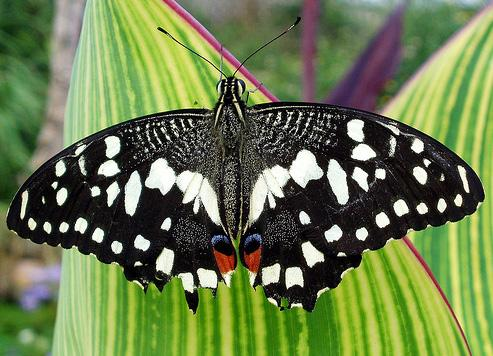
//> input picture LineFollowerV2/butterfly.jpg, 493 x 356 px, given in place of the camera
$ ./selectTreshold   (built with g++ and OpenCV 4)
//> lines starting //> are read from the running program, lines starting //| are printed output that depends on the picture; after the words box and inside, x2 and y2 are one past the last pixel; in counts of white or black regions, pixels touching at a corner belong together
#include <iostream>
#include <opencv2/opencv.hpp>
#include <cmath>
#include <string>

void info(void) {
	std::cout << "EML 4840 Robot Design" << std::endl
			  << "Florida International University" << std::endl
			  << "Department of Mechanical and Materials Engineering" << std::endl
			  << "Anthony Abrahao <aabra037@fiu.edu>" << std::endl
			  << "Miami, Spring 2019" << std::endl
			  << std::endl;
}

#define DEFAULT_CAMERA 0
#define KEY_ESC 27

// Windows
const std::string window = "Treshold";

// Trackbars values
int g_lh = 0, g_ls = 0, g_lv = 0; // Lower color values
int g_uh = 180, g_us = 255, g_uv = 255; // Upper color values

cv::Mat createMask( const cv::Mat &image,
                    const cv::Scalar &lower,
                    const cv::Scalar &upper,
                    bool clean = true ) {
	// Convert frame image from BGR to HSV color space
	cv::Mat hsv, kernel;
	cv::cvtColor(image, hsv, cv::COLOR_BGR2HSV);
	// Create a mask using calibrated color
    cv::Mat mask;
    cv::inRange(hsv, lower, upper, mask);
    if (clean) {
        // Clean isolated pixels
        cv::erode(mask, mask, kernel, cv::Point(-1,-1), 4);
        // Enhance surviving pixels
        cv::dilate(mask, mask, kernel, cv::Point(-1,-1), 4);
    }
    return mask;
}

void createWindow(void) {
	// Creating a window
    cv::namedWindow(window, cv::WINDOW_NORMAL);
    // Creating trackbars
	cv::createTrackbar("Lower H", window, &g_lh, 180);
//> slider 'Lower H' is set to 36
	cv::createTrackbar("Lower S", window, &g_ls, 255);
//> slider 'Lower S' is set to 51
	cv::createTrackbar("Lower V", window, &g_lv, 255);
//> slider 'Lower V' is set to 51
    cv::createTrackbar("Upper H", window, &g_uh, 180);
	cv::createTrackbar("Upper S", window, &g_us, 255);
	cv::createTrackbar("Upper V", window, &g_uv, 255);
}

void updateWindow(const cv::Mat &image) {
   // Convert frame image from BGR to HSV color space
	cv::Mat hsv;
	cv::cvtColor(image, hsv, cv::COLOR_BGR2HSV);
    // Set threshold from trackbars
	cv::Scalar lower(g_lh, g_ls, g_lv);
	cv::Scalar upper(g_uh, g_us, g_uv);
	// Create mask
	auto mask = createMask(image, lower, upper, false);
	cv::Mat result;
	cv::bitwise_and(image, image, result, mask);
	// Display image
	cv::imshow(window, result);
}

int main(int argc, char **argv) {
	info();
	// Create a capture object
	cv::VideoCapture cap;
    // Check arguments
    if (argc > 1)
        cap.open( argv[1] ); // Open filename
    else
        cap.open( DEFAULT_CAMERA ); // Open camera
	// Check if any error happened
	if( !cap.isOpened() ) {
		std::cout << "Ops, capture cannot be created!" << std::endl;
		return -1;
	}
	std::cout << "Press 'Esc' to quit..." << std::endl;
	createWindow();
	cv::Mat frame, image;
    while( true ) {
		// Capture frame
		bool okay = cap.read( frame );
//> frame is the input picture: 356 rows x 493 cols, CV_8UC3; mean B, G, R 77.2, 123.6, 107
		// Skip if any capture error happened (or video ended)
        if( okay )
            image = frame;
		updateWindow(image); // Implement our image processing
//> in updateWindow, `cv::cvtColor(image, hsv, cv::COLOR_BGR2HSV);`: hsv: 356 rows x 493 cols, CV_8UC3; mean H, S, V 56.2, 104.6, 127.3
//> in createMask, `cv::inRange(hsv, lower, upper, mask);`:
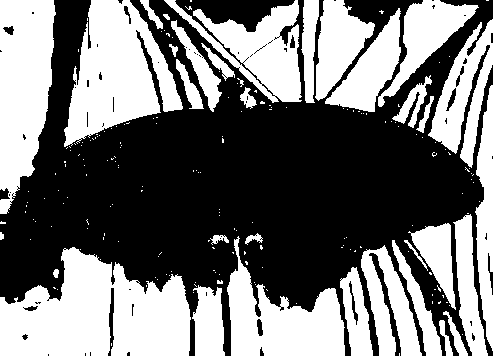
//> mask: 356 rows x 493 cols, CV_8UC1; 46.2% white; 204 white regions (169 under 20 px), largest, box (x1, y1, x2, y2) and area: (0, 247, 191, 356) 14256, (64, 0, 183, 147) 9924, (0, 0, 56, 214) 8688
//> in updateWindow, `cv::bitwise_and(image, image, result, mask);`:
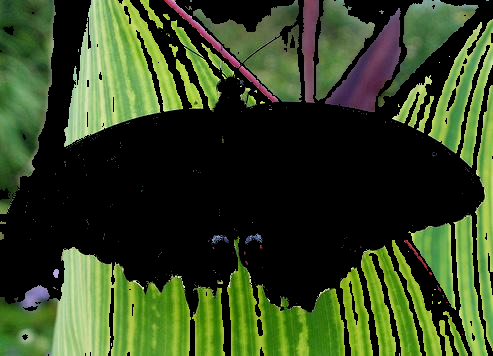
//> result: 356 rows x 493 cols, CV_8UC3; mean B, G, R 32.8, 68.7, 52.1
		// Break loop if the key 'ESC' was pressed
		if( cv::waitKey(30) == KEY_ESC )
//> the Esc key is pressed
			break;
	}
	return 0;
}

$ run again, on LineFollowerV2/fruits.jpg
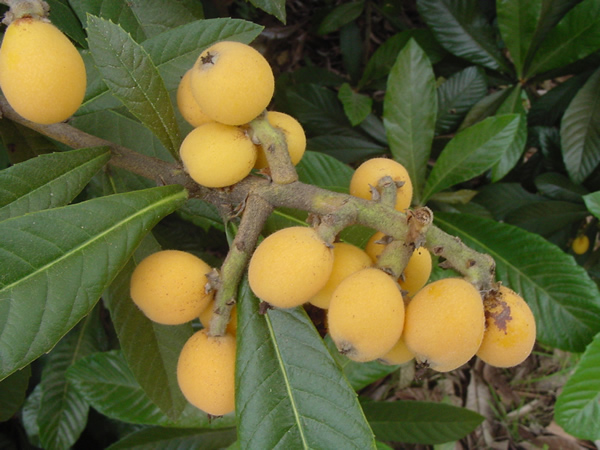
//> input picture LineFollowerV2/fruits.jpg, 600 x 450 px, given in place of the camera
//> frame is the input picture: 450 rows x 600 cols, CV_8UC3; mean B, G, R 53.9, 97.9, 97.3
//> hsv: 450 rows x 600 cols, CV_8UC3; mean H, S, V 36.3, 123.2, 108.2
//> in createMask, `cv::inRange(hsv, lower, upper, mask);`:
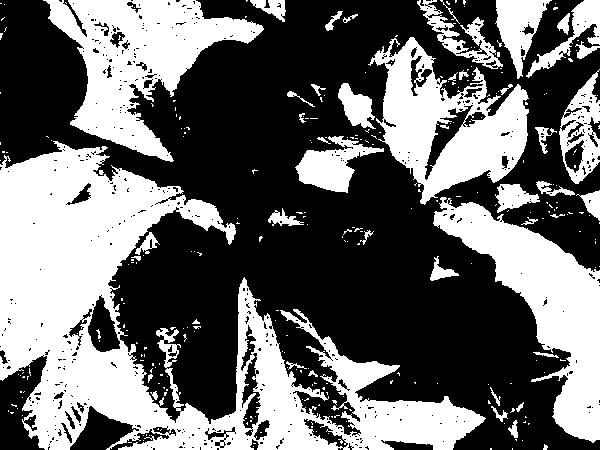
//> mask: 450 rows x 600 cols, CV_8UC1; 41.4% white; 298 white regions (249 under 20 px), largest, box (x1, y1, x2, y2) and area: (0, 141, 486, 450) 53676, (43, 0, 264, 162) 15242, (433, 197, 600, 443) 14540
//> in updateWindow, `cv::bitwise_and(image, image, result, mask);`:
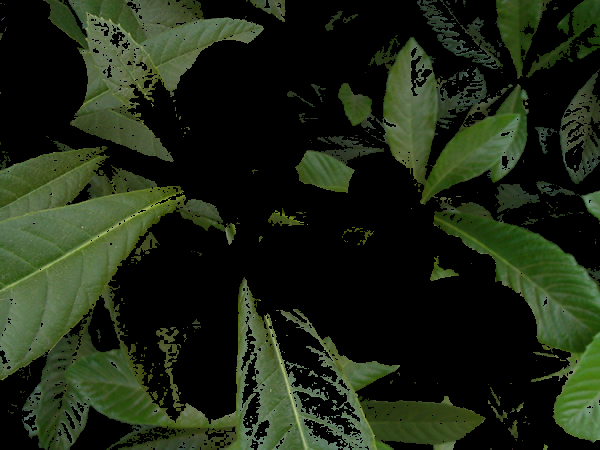
//> result: 450 rows x 600 cols, CV_8UC3; mean B, G, R 20.6, 38.1, 29.2

$ run again, on LineFollowerV2/line1.jpg
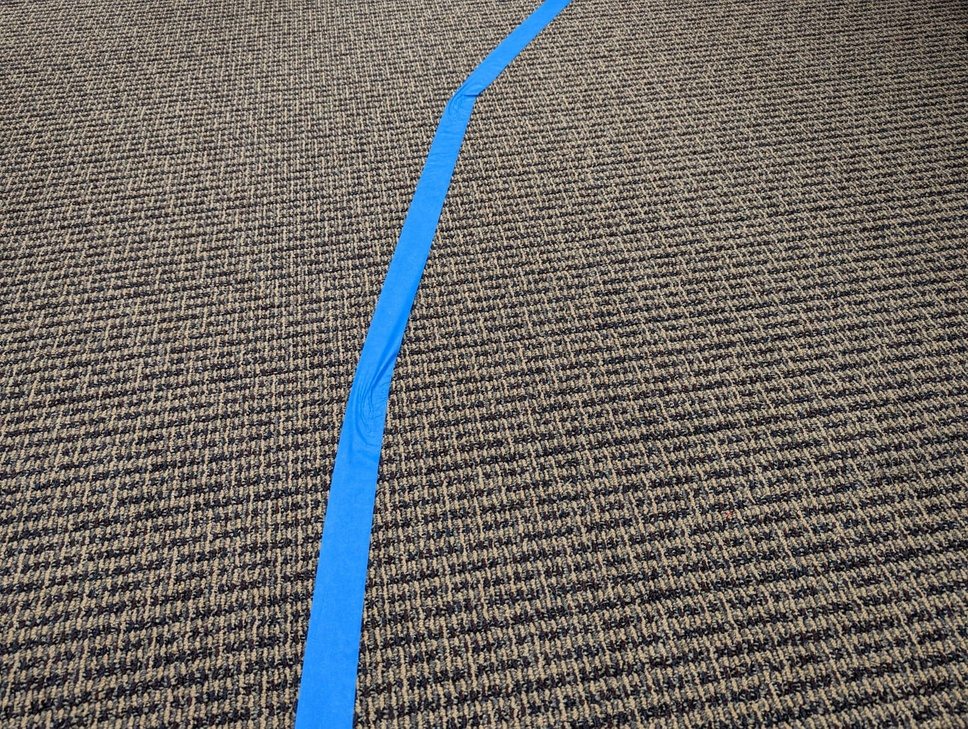
//> input picture LineFollowerV2/line1.jpg, 968 x 729 px, shrunk from 1600 x 1204 before the run, given in place of the camera
//> frame is the input picture: 729 rows x 968 cols, CV_8UC3; mean B, G, R 100.9, 104.3, 107.6
//> hsv: 729 rows x 968 cols, CV_8UC3; mean H, S, V 40.5, 53.6, 116.7
//> in createMask, `cv::inRange(hsv, lower, upper, mask);`:
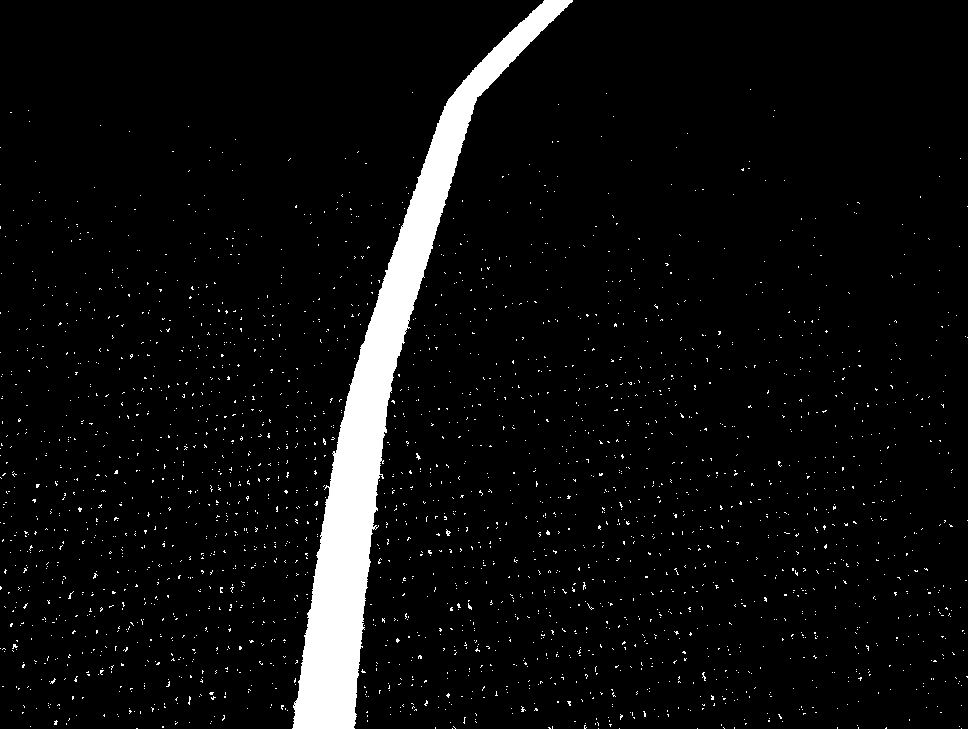
//> mask: 729 rows x 968 cols, CV_8UC1; 5.3% white; 2507 white regions (2506 under 20 px), largest, box (x1, y1, x2, y2) and area: (292, 0, 573, 729) 31322
//> in updateWindow, `cv::bitwise_and(image, image, result, mask);`:
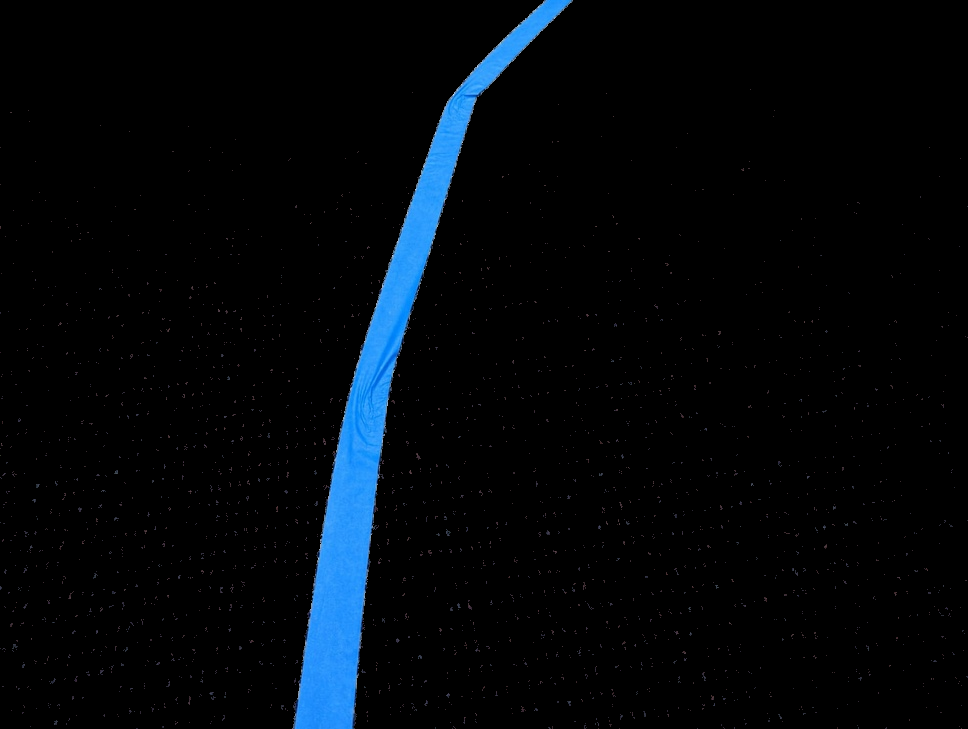
//> result: 729 rows x 968 cols, CV_8UC3; mean B, G, R 11.1, 6.9, 2.4

$ run again, on LineFollowerV2/line2.jpg
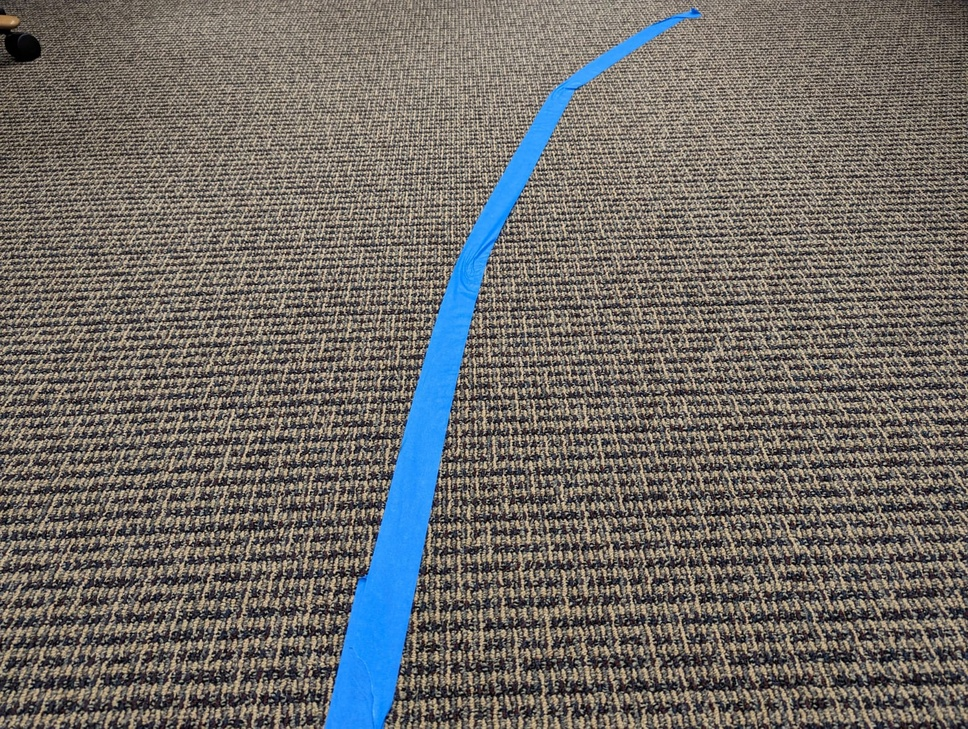
//> input picture LineFollowerV2/line2.jpg, 968 x 729 px, shrunk from 1600 x 1204 before the run, given in place of the camera
//> frame is the input picture: 729 rows x 968 cols, CV_8UC3; mean B, G, R 102.9, 107, 110.7
//> hsv: 729 rows x 968 cols, CV_8UC3; mean H, S, V 37, 53.1, 119.6
//> in createMask, `cv::inRange(hsv, lower, upper, mask);`:
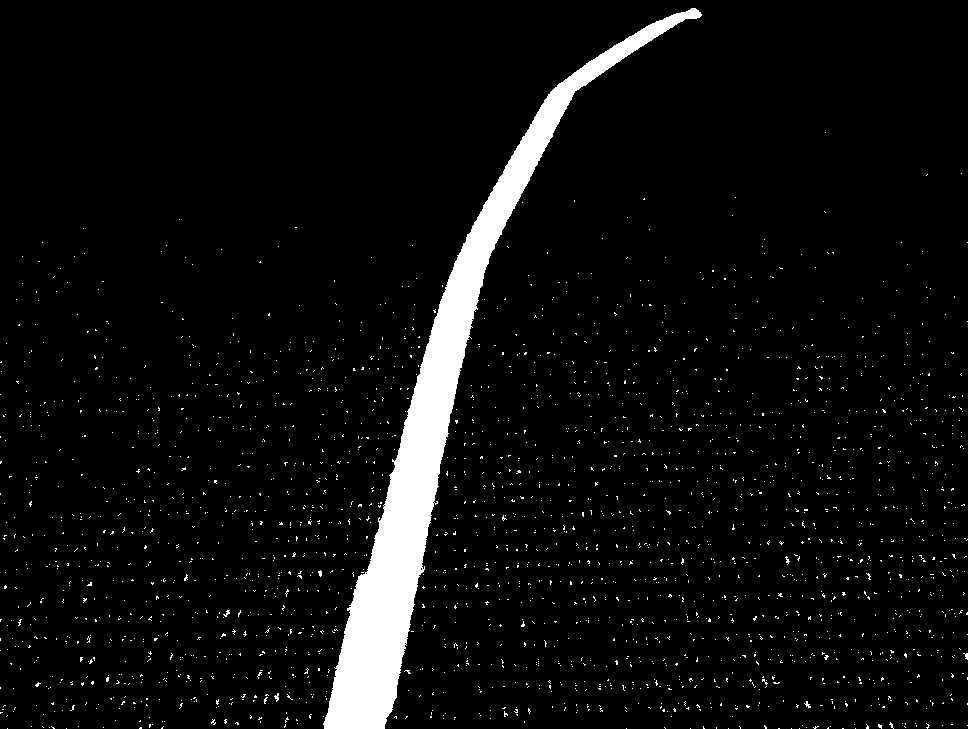
//> mask: 729 rows x 968 cols, CV_8UC1; 5.2% white; 2272 white regions (2268 under 20 px), largest, box (x1, y1, x2, y2) and area: (323, 8, 702, 729) 30966, (274, 693, 279, 702) 24, (223, 610, 230, 617) 22, (804, 701, 811, 708) 22
//> in updateWindow, `cv::bitwise_and(image, image, result, mask);`:
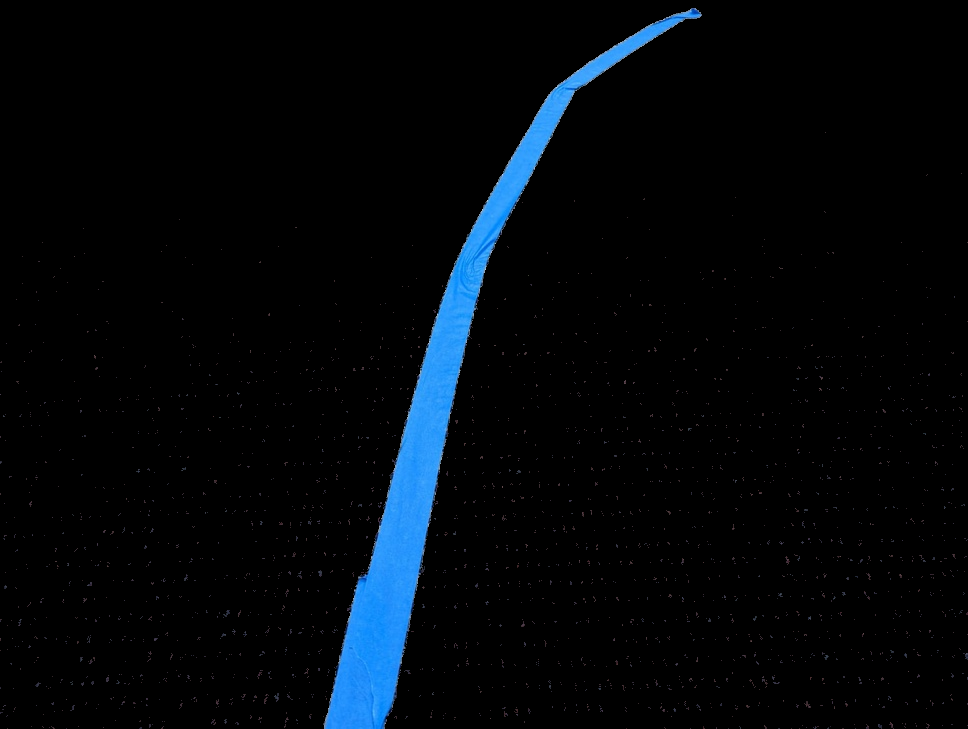
//> result: 729 rows x 968 cols, CV_8UC3; mean B, G, R 10.9, 6.8, 2.4
